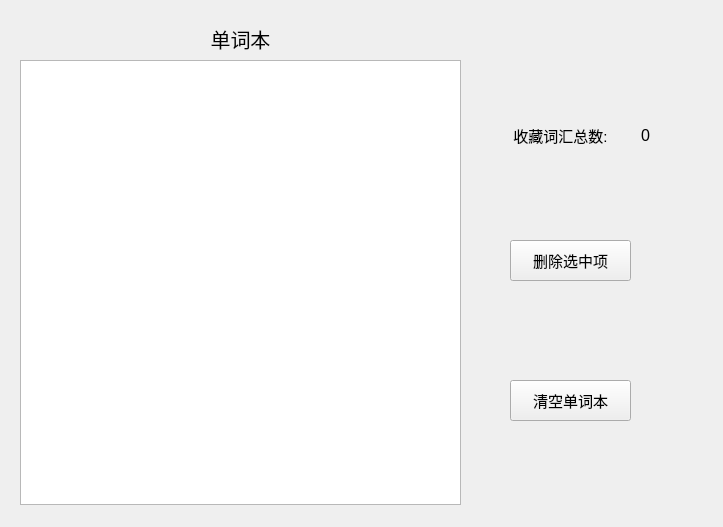
<?xml version="1.0" encoding="UTF-8"?>
<ui version="4.0">
 <class>VBook</class>
 <widget class="QWidget" name="VBook">
  <property name="geometry">
   <rect>
    <x>0</x>
    <y>0</y>
    <width>723</width>
    <height>527</height>
   </rect>
  </property>
  <property name="windowTitle">
   <string>VBook</string>
  </property>
  <widget class="QLabel" name="label_2">
   <property name="geometry">
    <rect>
     <x>490</x>
     <y>110</y>
     <width>141</width>
     <height>51</height>
    </rect>
   </property>
   <property name="font">
    <font>
     <pointsize>11</pointsize>
    </font>
   </property>
   <property name="text">
    <string>收藏词汇总数:</string>
   </property>
   <property name="alignment">
    <set>Qt::AlignCenter</set>
   </property>
  </widget>
  <widget class="QLabel" name="label_3">
   <property name="geometry">
    <rect>
     <x>600</x>
     <y>110</y>
     <width>91</width>
     <height>51</height>
    </rect>
   </property>
   <property name="font">
    <font>
     <pointsize>12</pointsize>
    </font>
   </property>
   <property name="text">
    <string>0</string>
   </property>
   <property name="alignment">
    <set>Qt::AlignCenter</set>
   </property>
  </widget>
  <widget class="QPushButton" name="pushButton">
   <property name="geometry">
    <rect>
     <x>510</x>
     <y>240</y>
     <width>121</width>
     <height>41</height>
    </rect>
   </property>
   <property name="font">
    <font>
     <pointsize>11</pointsize>
    </font>
   </property>
   <property name="text">
    <string>删除选中项</string>
   </property>
  </widget>
  <widget class="QPushButton" name="pushButton_2">
   <property name="geometry">
    <rect>
     <x>510</x>
     <y>380</y>
     <width>121</width>
     <height>41</height>
    </rect>
   </property>
   <property name="font">
    <font>
     <pointsize>11</pointsize>
    </font>
   </property>
   <property name="text">
    <string>清空单词本</string>
   </property>
  </widget>
  <widget class="QWidget" name="">
   <property name="geometry">
    <rect>
     <x>20</x>
     <y>24</y>
     <width>441</width>
     <height>481</height>
    </rect>
   </property>
   <layout class="QVBoxLayout" name="verticalLayout">
    <item>
     <widget class="QLabel" name="label">
      <property name="font">
       <font>
        <pointsize>15</pointsize>
       </font>
      </property>
      <property name="text">
       <string>单词本</string>
      </property>
      <property name="alignment">
       <set>Qt::AlignCenter</set>
      </property>
     </widget>
    </item>
    <item>
     <widget class="QTableWidget" name="tableWidget"/>
    </item>
   </layout>
  </widget>
 </widget>
 <resources/>
 <connections/>
</ui>
